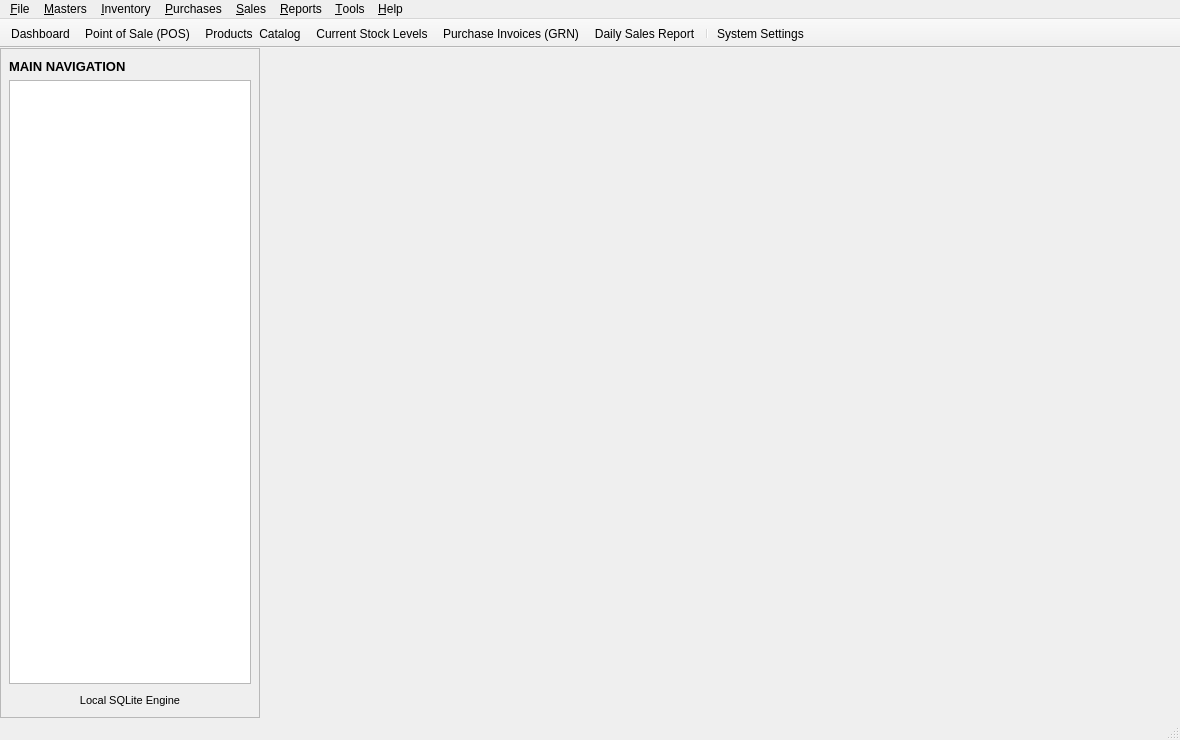
<?xml version="1.0" encoding="UTF-8"?>
<ui version="4.0">
 <class>MainWindow</class>
 <widget class="QMainWindow" name="MainWindow">
  <property name="geometry">
   <rect>
    <x>0</x>
    <y>0</y>
    <width>1180</width>
    <height>740</height>
   </rect>
  </property>
  <property name="windowTitle">
   <string>RetailNext - Enterprise POS &amp; Inventory Management</string>
  </property>
  <widget class="QWidget" name="centralWidget">
   <layout class="QHBoxLayout" name="centralLayout">
    <property name="spacing">
     <number>0</number>
    </property>
    <property name="leftMargin">
     <number>0</number>
    </property>
    <property name="topMargin">
     <number>0</number>
    </property>
    <property name="rightMargin">
     <number>0</number>
    </property>
    <property name="bottomMargin">
     <number>0</number>
    </property>
    <item>
     <widget class="QFrame" name="navPanel">
      <property name="minimumSize">
       <size>
        <width>220</width>
        <height>0</height>
       </size>
      </property>
      <property name="maximumSize">
       <size>
        <width>260</width>
        <height>16777215</height>
       </size>
      </property>
      <property name="frameShape">
       <enum>QFrame::StyledPanel</enum>
      </property>
      <layout class="QVBoxLayout" name="navPanelLayout">
       <property name="spacing">
        <number>6</number>
       </property>
       <property name="leftMargin">
        <number>8</number>
       </property>
       <property name="topMargin">
        <number>10</number>
       </property>
       <property name="rightMargin">
        <number>8</number>
       </property>
       <property name="bottomMargin">
        <number>10</number>
       </property>
       <item>
        <widget class="QLabel" name="navHeaderLabel">
         <property name="font">
          <font>
           <pointsize>10</pointsize>
           <bold>true</bold>
          </font>
         </property>
         <property name="text">
          <string>MAIN NAVIGATION</string>
         </property>
        </widget>
       </item>
       <item>
        <widget class="QListWidget" name="navList">
         <property name="alternatingRowColors">
          <bool>false</bool>
         </property>
         <property name="spacing">
          <number>2</number>
         </property>
        </widget>
       </item>
       <item>
        <widget class="QFrame" name="navFooterFrame">
         <property name="frameShape">
          <enum>QFrame::NoFrame</enum>
         </property>
         <layout class="QVBoxLayout" name="navFooterLayout">
          <property name="leftMargin">
           <number>0</number>
          </property>
          <property name="topMargin">
           <number>4</number>
          </property>
          <property name="rightMargin">
           <number>0</number>
          </property>
          <property name="bottomMargin">
           <number>0</number>
          </property>
          <item>
           <widget class="QLabel" name="lblNavFooter">
            <property name="font">
             <font>
              <pointsize>8</pointsize>
             </font>
            </property>
            <property name="text">
             <string>Local SQLite Engine</string>
            </property>
            <property name="alignment">
             <set>Qt::AlignCenter</set>
            </property>
           </widget>
          </item>
         </layout>
        </widget>
       </item>
      </layout>
     </widget>
    </item>
    <item>
     <widget class="QStackedWidget" name="stackedWidget"/>
    </item>
   </layout>
  </widget>
  <widget class="QMenuBar" name="menuBar">
   <property name="geometry">
    <rect>
     <x>0</x>
     <y>0</y>
     <width>1180</width>
     <height>22</height>
    </rect>
   </property>
   <widget class="QMenu" name="menuFile">
    <property name="title">
     <string>&amp;File</string>
    </property>
    <addaction name="actionSwitchUser"/>
    <addaction name="actionBackupDatabase"/>
    <addaction name="actionSettings"/>
    <addaction name="separator"/>
    <addaction name="actionExit"/>
   </widget>
   <widget class="QMenu" name="menuMasters">
    <property name="title">
     <string>&amp;Masters</string>
    </property>
    <addaction name="actionProducts"/>
    <addaction name="actionCategories"/>
    <addaction name="actionCustomers"/>
    <addaction name="actionSuppliers"/>
    <addaction name="separator"/>
    <addaction name="actionTaxRates"/>
   </widget>
   <widget class="QMenu" name="menuInventory">
    <property name="title">
     <string>&amp;Inventory</string>
    </property>
    <addaction name="actionStockLevels"/>
    <addaction name="actionStockAdjustments"/>
    <addaction name="actionStockTransfers"/>
   </widget>
   <widget class="QMenu" name="menuPurchases">
    <property name="title">
     <string>&amp;Purchases</string>
    </property>
    <addaction name="actionPurchaseOrders"/>
    <addaction name="actionPurchaseInvoices"/>
    <addaction name="actionVendorPayments"/>
   </widget>
   <widget class="QMenu" name="menuSales">
    <property name="title">
     <string>&amp;Sales</string>
    </property>
    <addaction name="actionPOS"/>
    <addaction name="actionSalesInvoices"/>
    <addaction name="actionEstimates"/>
    <addaction name="actionSalesReturns"/>
   </widget>
   <widget class="QMenu" name="menuReports">
    <property name="title">
     <string>&amp;Reports</string>
    </property>
    <addaction name="actionDailySalesReport"/>
    <addaction name="actionInventoryReport"/>
    <addaction name="actionTaxReport"/>
    <addaction name="actionProfitLossReport"/>
   </widget>
   <widget class="QMenu" name="menuTools">
    <property name="title">
     <string>&amp;Tools</string>
    </property>
    <addaction name="actionBarcodeGenerator"/>
    <addaction name="actionCalculator"/>
    <addaction name="actionDbMaintenance"/>
    <addaction name="separator"/>
    <addaction name="actionAuditLog"/>
   </widget>
   <widget class="QMenu" name="menuHelp">
    <property name="title">
     <string>&amp;Help</string>
    </property>
    <addaction name="actionDocumentation"/>
    <addaction name="actionKeyboardShortcuts"/>
    <addaction name="separator"/>
    <addaction name="actionAbout"/>
   </widget>
   <addaction name="menuFile"/>
   <addaction name="menuMasters"/>
   <addaction name="menuInventory"/>
   <addaction name="menuPurchases"/>
   <addaction name="menuSales"/>
   <addaction name="menuReports"/>
   <addaction name="menuTools"/>
   <addaction name="menuHelp"/>
  </widget>
  <widget class="QToolBar" name="mainToolBar">
   <property name="windowTitle">
    <string>Main Toolbar</string>
   </property>
   <property name="movable">
    <bool>false</bool>
   </property>
   <property name="toolButtonStyle">
    <enum>Qt::ToolButtonTextBesideIcon</enum>
   </property>
   <attribute name="toolBarArea">
    <enum>TopToolBarArea</enum>
   </attribute>
   <attribute name="toolBarBreak">
    <bool>false</bool>
   </attribute>
   <addaction name="actionDashboard"/>
   <addaction name="actionPOS"/>
   <addaction name="actionProducts"/>
   <addaction name="actionStockLevels"/>
   <addaction name="actionPurchaseInvoices"/>
   <addaction name="actionDailySalesReport"/>
   <addaction name="separator"/>
   <addaction name="actionSettings"/>
  </widget>
  <widget class="QStatusBar" name="statusBar"/>
  <action name="actionExit">
   <property name="text">
    <string>E&amp;xit</string>
   </property>
   <property name="shortcut">
    <string>Alt+F4</string>
   </property>
  </action>
  <action name="actionSwitchUser">
   <property name="text">
    <string>Switch User / Lock...</string>
   </property>
  </action>
  <action name="actionBackupDatabase">
   <property name="text">
    <string>Backup Database...</string>
   </property>
  </action>
  <action name="actionSettings">
   <property name="text">
    <string>System &amp;Settings</string>
   </property>
  </action>
  <action name="actionProducts">
   <property name="text">
    <string>&amp;Products &amp; Catalog</string>
   </property>
  </action>
  <action name="actionCategories">
   <property name="text">
    <string>Categories &amp; Brands</string>
   </property>
  </action>
  <action name="actionCustomers">
   <property name="text">
    <string>&amp;Customer Master</string>
   </property>
  </action>
  <action name="actionSuppliers">
   <property name="text">
    <string>&amp;Suppliers &amp; Vendors</string>
   </property>
  </action>
  <action name="actionTaxRates">
   <property name="text">
    <string>Tax Rates &amp; HSN Codes</string>
   </property>
  </action>
  <action name="actionStockLevels">
   <property name="text">
    <string>Current Stock &amp;Levels</string>
   </property>
  </action>
  <action name="actionStockAdjustments">
   <property name="text">
    <string>Stock Adjustments</string>
   </property>
  </action>
  <action name="actionStockTransfers">
   <property name="text">
    <string>Stock Transfers</string>
   </property>
  </action>
  <action name="actionPurchaseOrders">
   <property name="text">
    <string>Purchase Orders</string>
   </property>
  </action>
  <action name="actionPurchaseInvoices">
   <property name="text">
    <string>Purchase &amp;Invoices (GRN)</string>
   </property>
  </action>
  <action name="actionVendorPayments">
   <property name="text">
    <string>Vendor Payments</string>
   </property>
  </action>
  <action name="actionPOS">
   <property name="text">
    <string>Point of &amp;Sale (POS)</string>
   </property>
   <property name="shortcut">
    <string>F2</string>
   </property>
  </action>
  <action name="actionSalesInvoices">
   <property name="text">
    <string>Sales Invoices</string>
   </property>
  </action>
  <action name="actionEstimates">
   <property name="text">
    <string>Estimates &amp; Quotations</string>
   </property>
  </action>
  <action name="actionSalesReturns">
   <property name="text">
    <string>Sales Returns</string>
   </property>
  </action>
  <action name="actionDailySalesReport">
   <property name="text">
    <string>Daily &amp;Sales Report</string>
   </property>
  </action>
  <action name="actionInventoryReport">
   <property name="text">
    <string>Inventory Valuation</string>
   </property>
  </action>
  <action name="actionTaxReport">
   <property name="text">
    <string>Tax / GST Summary</string>
   </property>
  </action>
  <action name="actionProfitLossReport">
   <property name="text">
    <string>Profit &amp; Loss Overview</string>
   </property>
  </action>
  <action name="actionBarcodeGenerator">
   <property name="text">
    <string>Barcode Generator</string>
   </property>
  </action>
  <action name="actionCalculator">
   <property name="text">
    <string>Calculator</string>
   </property>
  </action>
  <action name="actionDbMaintenance">
   <property name="text">
    <string>Database Maintenance</string>
   </property>
  </action>
  <action name="actionAuditLog">
   <property name="text">
    <string>Audit Log</string>
   </property>
  </action>
  <action name="actionDocumentation">
   <property name="text">
    <string>Documentation</string>
   </property>
   <property name="shortcut">
    <string>F1</string>
   </property>
  </action>
  <action name="actionKeyboardShortcuts">
   <property name="text">
    <string>Keyboard Shortcuts</string>
   </property>
  </action>
  <action name="actionAbout">
   <property name="text">
    <string>&amp;About RetailNext</string>
   </property>
  </action>
  <action name="actionDashboard">
   <property name="text">
    <string>&amp;Dashboard</string>
   </property>
  </action>
 </widget>
 <resources/>
 <connections/>
</ui>
